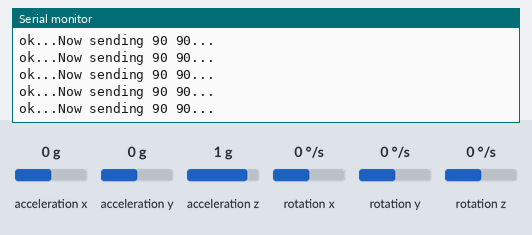
The sketch below on a simulated Arduino Uno, built with avr-gcc and run on an emulated ATmega328P. Shown: the last lines printed to the serial monitor. Inputs (shaded band) come from the test bench; at power-on: acceleration x 0 g, acceleration y 0 g, acceleration z 1 g, rotation x 0 °/s, rotation y 0 °/s, rotation z 0 °/s. No radio packets arrive unless stated.

Above: at 1.2 s.
1.3 s: acceleration x set to -1.4 g
At 1.34 s:
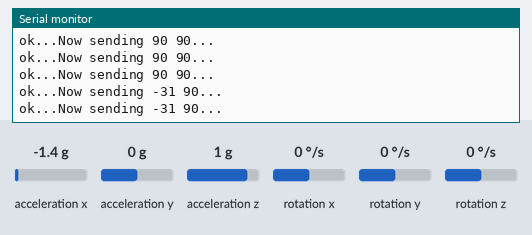
4.3 s: acceleration y set to -1.4 g
At 4.33 s:
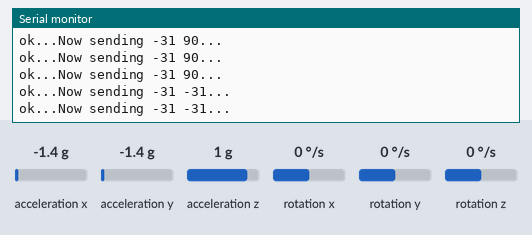
5.8 s: acceleration x set to -0.8 g
At 13.26 s:
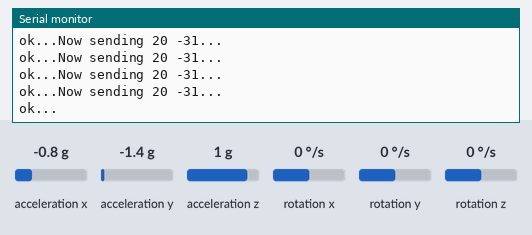
Timing chart, 0 to 13.3 s (numbered marks = the images above; inputs shaded):
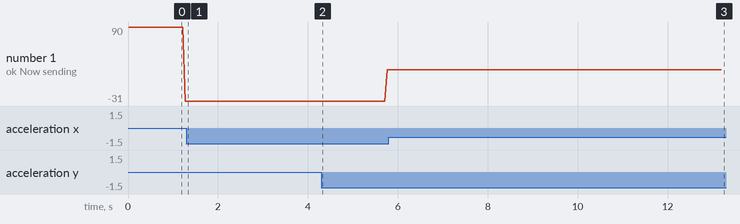

The sketch:

Robot_Arm_Sender.ino
```cpp
///////////////////////////
/*
   Project: Remote Controlled Robot Arm
   Date: 03.04.2019
   Version: v1.1
*/
///////////////////////////
#include   <MPU6050.h>
#include   <Wire.h>
///////////////////////////
MPU6050 ACC_GYR;
int16_t accx, accy, accz;
int16_t gyrx, gyry, gyrz;
int gyro_data_x, gyro_data_y;
///////////////////////////
#include <SPI.h>
#include "nRF24L01.h"
#include "RF24.h"
#include "printf.h"

RF24 radio(9, 10);

const uint64_t pipes[2] = { 0xF0F0F0F0E1LL, 0xF0F0F0F0D2LL };
int message[2];

void setup(void)
{
  Serial.begin(57600);

  ACC_GYR.initialize();
  Serial.println(ACC_GYR.testConnection() ? "Gyroscope On" : "Gyroscope Off");

  printf_begin();
  radio.begin();
  radio.setAutoAck(false);
  // optionally, increase the delay between retries & # of retries
  radio.setRetries(15, 15);
  radio.openWritingPipe(pipes[0]);
  radio.startListening();
}

int get_gyro_data_x() {
  ACC_GYR.getMotion6(&accx, &accy, &accz, &gyrx, &gyry , &gyrz);
  gyro_data_x = map(accx, -17000, 17000, 0, 180);
  return gyro_data_x;
}

int get_gyro_data_y() {
  ACC_GYR.getMotion6(&accx, &accy, &accz, &gyrx, &gyry , &gyrz);
  gyro_data_y = map(accy, -17000, 17000, 0, 180);
  return gyro_data_y;
}

void send_message() {

  radio.stopListening();

  message[0] = get_gyro_data_x();
  message[1] = get_gyro_data_y();

  printf("Now sending %d %d...\n", message[0], message[1]);
  bool ok = radio.write( message, sizeof(message));

  if (ok)
    printf("ok...");
  else
    printf("failed.\n\r");

  radio.startListening();

  delay(50);
}


void loop(void)
{
  send_message();
}
```

printf.h
```cpp
// (licence header left out)
/**
 * @file printf.h
 *
 * Setup necessary to direct stdout to the Arduino Serial library, which
 * enables 'printf'
 */

#ifndef __PRINTF_H__
#define __PRINTF_H__

#ifdef ARDUINO

int serial_putc( char c, FILE * )
{
  Serial.write( c );

  return c;
}

void printf_begin(void)
{
  fdevopen( &serial_putc, 0 );
}

#else
#error This example is only for use on Arduino.
#endif // ARDUINO

#endif // __PRINTF_H__
```

Measured:
- after the input at 1.3 s, the serial monitor: prints a new line at once (image 1)
- after the input at 4.3 s, the serial monitor: prints a new line at once (image 2)
- after the input at 5.8 s, the serial monitor: prints a new line at once (image 3)
- plotted number 1: -31 → 20 after the input at 4.3 s
